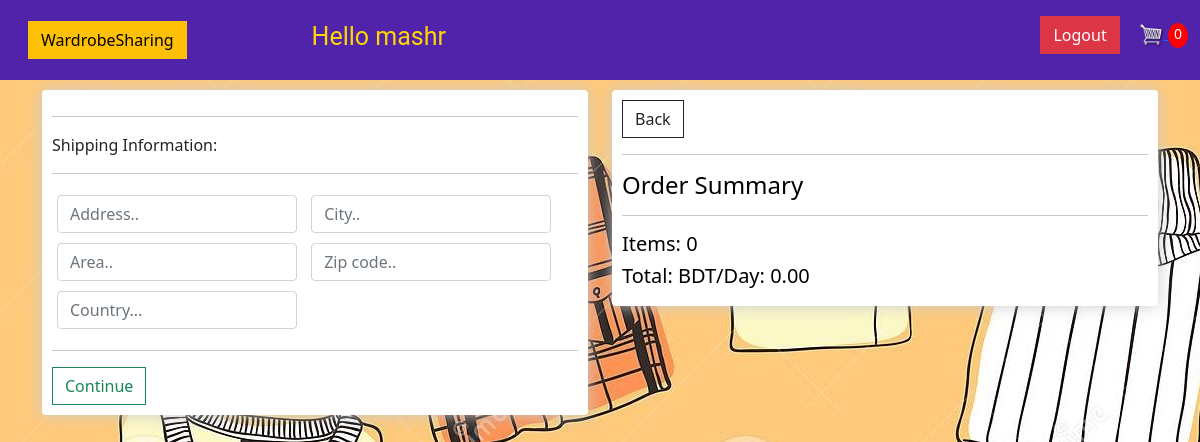
The app's page /confirmorder (signed in), older data.
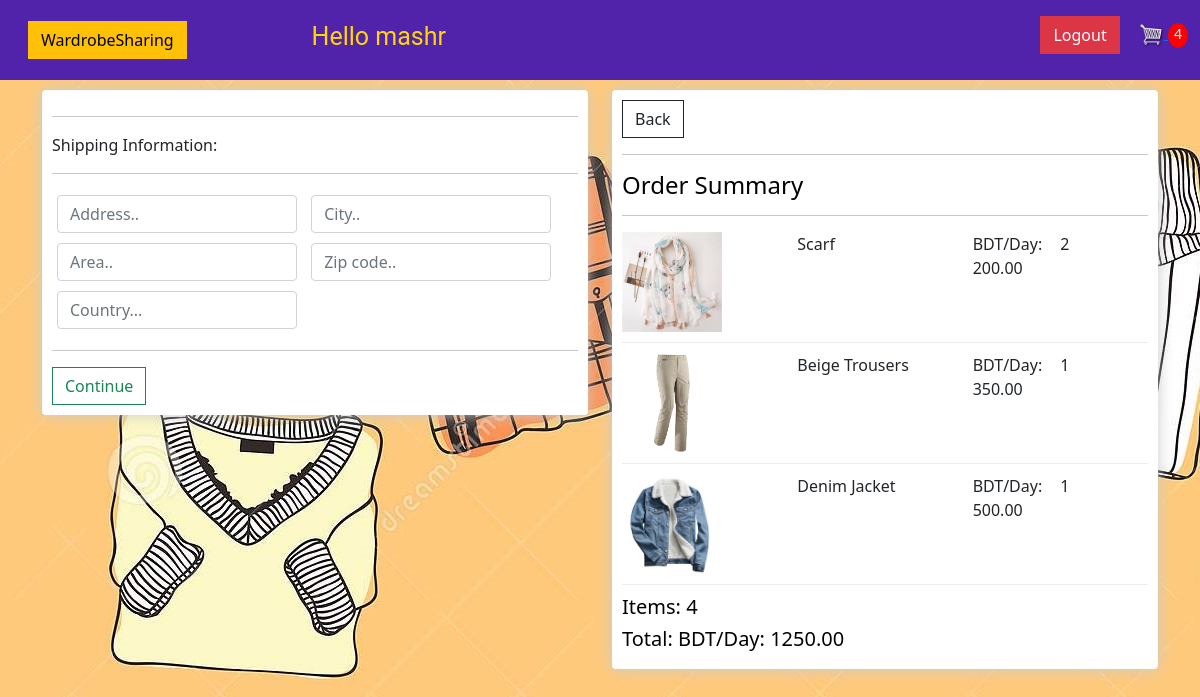
The same page, newer data.
### clothingStore/models.py (models this page shows, shortened)
class Order(models.Model):
    customer = models.ForeignKey(Customer, on_delete=models.SET_NULL, null=True, blank=True)
    date_ordered = models.DateTimeField(auto_now_add=True)
    complete = models.BooleanField(default=False)
    transaction_id = models.CharField(max_length=200, null=True)
    @property
    def get_cart_total(self):
        orderitems = self.orderitem_set.all()
        total = sum([item.get_total for item in orderitems])
        return total
    @property
    def get_cart_items(self):
        orderitems = self.orderitem_set.all()
        total = sum([item.days for item in orderitems])
        return total

class OrderItem(models.Model):
    product = models.ForeignKey(Product, on_delete=models.SET_NULL, null=True)
    order = models.ForeignKey(Order, on_delete=models.SET_NULL, null=True)
    days = models.IntegerField(default=0, null=True, blank=True)
    date_added = models.DateTimeField(auto_now_add=True)
    @property
    def get_total(self):
        total = self.product.pricePerDay * self.days
        return total

class Product(models.Model):
    name = models.CharField(max_length=200, null=True)
    pricePerDay = models.DecimalField(max_digits=7, decimal_places=2)
    image = models.ImageField(null=True, blank=True)
    @property
    def imageURL(self):
        try:
            url = self.image.url
        except:
            url = ''
        return url

### clothingStore/views.py (the view)
# urls.py: path('confirmorder', views.confirmorder, name="confirmorder"),
def confirmorder(request):
    data = cartData(request)
    items = data['items']
    order = data['order']
    cartItems = data['cartItems']
    context = {'items': items, 'order': order, 'cartItems': cartItems}
    return render(request, 'clothingStore/confirmOrder.html', context)

### clothingStore/utils.py (called while the page is built)
def cartData(request):
    if request.user.is_authenticated:
        customer = request.user.customer
        order, created = Order.objects.get_or_create(customer=customer, complete=False)
        items = order.orderitem_set.all()
        cartItems = order.get_cart_items
    else:
        cookieData = cookieCart(request)
        items = cookieData['items']
        order = cookieData['order']
        cartItems = cookieData['cartItems']
    return{'cartItems':cartItems, 'order':order, 'items':items}

### clothingStore/templates/clothingStore/confirmOrder.html (shortened to what this page needs)
{% extends 'clothingStore/main.html' %}
{% load static %}
{% block content %}
    <div class="row">
        <div class="col-lg-6">
            <div class="box-element" id="form-wrapper">
                <form id="form">
                    <div id="shipping-info">
                        <hr>
						<p>Shipping Information:</p>
						<hr>
						<div class="form-field">
							<input class="form-control" type="text" name="address" placeholder="Address..">
						</div>
						<div class="form-field">
							<input class="form-control" type="text" name="city" placeholder="City..">
						</div>
						<div class="form-field">
							<input class="form-control" type="text" name="area" placeholder="Area..">
						</div>
						<div class="form-field">
							<input class="form-control" type="text" name="zipcode" placeholder="Zip code..">
						</div>
						<div class="form-field">
							<input class="form-control" type="text" name="country" placeholder="Country...">
						</div>
                    </div>
                    <hr>
                    <input id="form-button" class="btn btn-outline-success btn-block" type="submit" value="Continue">
                </form>
            </div>
            <br>
        </div>
        <div class="col-lg-6">
            <div class="box-element">
                <a class="btn btn-outline-dark" href="{% url 'checkout' %}">Back</a>
                <hr>
                <h4>Order Summary</h4>
                <hr>
                {% for item in items %}
                <div class="cart-row">
					<div style="flex:2"><img class="row-image" src="{{item.product.imageURL}}"></div>
					<div style="flex:2"><p>{{item.product.name}}</p></div>
					<div style="flex:1"><p>BDT/Day: {{item.product.pricePerDay}}</p></div>
					<div style="flex:1"><p>{{item.days}}</p></div>
				</div>
                {% endfor %}
                <h5>Items: {{order.get_cart_items}} </h5>
                <h5>Total: BDT/Day: {{order.get_cart_total|floatformat:2}}</h5>
            </div>
        </div>
    </div>
{% endblock content %}

### clothingStore/templates/clothingStore/main.html (shortened to what this page needs)
<!DOCTYPE html>
{% load static %}
<html>
<head>
<link href="https://cdn.jsdelivr.net/npm/bootstrap@5.1.3/dist/css/bootstrap.min.css" rel="stylesheet">
    <link rel = "stylesheet" type = "text/css" href="{% static 'css/main.css' %}">
</head>
<body>
    <nav class="navbar navbar-expand-lg navbar-dark bg-dark">
        <div class="container-fluid">
          <a class="navbar-brand"><a href="{% url 'dashboard' %}" class="btn btn-warning">WardrobeSharing</a></a>
          <div class="collapse navbar-collapse" id="navbarSupportedContent">
            <ul class="navbar-nav me-auto mb-2 mb-lg-0">
              <div class="container-fluid-nav">
                {% if request.user.is_authenticated %}
                <p>Hello {{request.user}}</p>
                {% endif %}
              </div>
            </ul>
            <div class="form-inline my-2 my-lg-0">
              {% if request.user.is_authenticated %}
              <a href="{% url 'logout' %}" class="btn btn-danger">Logout</a>
              {% else %}
              <a href="http://127.0.0.1:8000/login" class="btn btn-success">Login</a>
              {% endif %}
              <a href="{% url 'checkout' %}">
                <img id="cart-icon" src="{% static 'images/cart.png' %}">
              </a>
              <p id="cart-total">{{cartItems}}</p>
            </div>
          </div>
        </div>
      </nav>
    <div class="container">
        {% block content %}
        {% endblock content %}
    </div>
</body>
</html>

### static/css/main.css (style rules this page uses)
body { background-color: hsl(0, 0%, 98%); background-image: url(../images/background2.jpg) }
h1,h2,h3,h4,h5,h6 { color:hsl(0, 0%, 0%); }
.box-element { box-shadow:hsl(0, 0%, 80%) 0 0 16px; background-color: rgb(255, 255, 255); border-radius: 4px; padding: 10px; }
.bg-dark { background-color: #5122aa!important; }
#cart-icon { width:25px; display: inline-block; margin-left: 15px; }
#cart-total { display: inline-block; text-align: center; color:#fff; background-color: red; width: 20px; height: 25px; border-radius: 50%; font-size: 14px; }
.col-lg-4, .col-lg-6, .col-lg-8, .col-lg-12 { margin-top: 10px; }
.btn { border-radius: 0; }
.row-image { width: 100px; }
.form-field { width:250px; display: inline-block; padding: 5px; }
.cart-row { display: flex; align-items: flex-stretch; padding-bottom: 10px; margin-bottom: 10px; border-bottom: 1px solid #ececec; }
.container-fluid-nav { text-align: center; background-color: #5122aa; padding-left: 125px; padding-top: 10px; font-family: 'Roboto', sans-serif; font-size: 25px; color: gold; }

Row changes from the older to the newer data that the page shows:
no longer on this page (row edited): Order: get_cart_items "0", get_cart_total "0.00"
added OrderItem: product.imageURL (picture), product.name "Scarf", product.pricePerDay "200.00", days "2"
added OrderItem: product.imageURL (picture), product.name "Beige Trousers", product.pricePerDay "350.00", days "1"
added OrderItem: product.imageURL (picture), product.name "Denim Jacket", product.pricePerDay "500.00", days "1"
added Order: get_cart_items "4", get_cart_total "1250.00"
Text that changed along with them:
{{ cartItems }}: "0" → "4"
